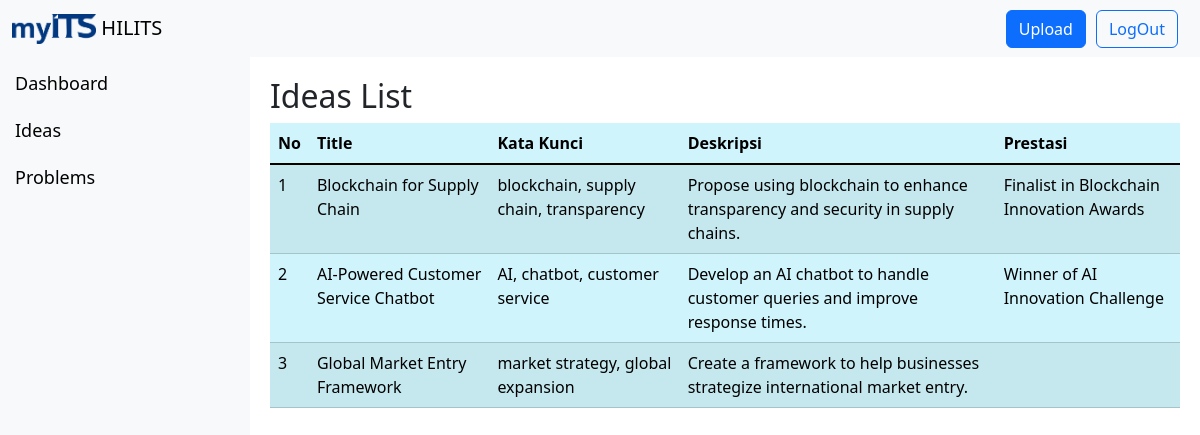
Page /pages/ideas.php on the committed database.
### tables this page shows
CREATE TABLE `ideas` (
  `id` int(11) NOT NULL,
  `judul` varchar(50) NOT NULL,
  `deskripsi` varchar(250) NOT NULL,
  `kata_kunci` varchar(50) NOT NULL,
  `prestasi` varchar(50) DEFAULT NULL,
  `kontak` varchar(50) NOT NULL,
  `review` varchar(250) DEFAULT NULL,
  `berkas` varchar(50) DEFAULT NULL,
  `user_id` int(11) NOT NULL
);

### pages/ideas.php (the view, shortened to what this page needs)
<?php
include 'database/db.php';
$query = "SELECT id, judul, kata_kunci, deskripsi, prestasi FROM ideas";
$stmt = $conn->prepare($query);
$stmt->execute();
$result = $stmt->get_result();
?>
<!DOCTYPE html>
<html>
<head>
</head>
<body>
<?php include 'reusable/header.php'; ?>
<div class="content">
    <h2>Ideas List</h2>
    <table class="table table-info table-striped" >
        <thead>
            <tr>
                <th>No</th>
                <th>Title</th>
                <th>Kata Kunci</th>
                <th>Deskripsi</th>
                <th>Prestasi</th>
            </tr>
        </thead>
        <tbody class="table-group-divider">
            <?php
            $no = 1;
            while ($row = $result->fetch_assoc()) {
                echo "<tr onclick=\"window.location='index.php?page=ideas_detail&id=" . $row['id'] . "';\" style='cursor:pointer;'>";
                echo "<td>" . $no++ . "</td>";
                echo "<td>" . htmlspecialchars($row['judul']) . "</td>";
                echo "<td>" . htmlspecialchars($row['kata_kunci']) . "</td>";
                echo "<td>" . htmlspecialchars($row['deskripsi']) . "</td>";
                echo "<td>" . htmlspecialchars($row['prestasi']) . "</td>";
                echo "</tr>";
            }
            ?>
        </tbody>
    </table>
</div>
</body>
</html>

### reusable/header.php (style rules this page uses)
.content { margin-left: 250px; padding: 20px; }

### rows in the picture
ideas: judul "Blockchain for Supply Chain", kata_kunci "blockchain, supply chain, transparency", deskripsi "Propose using blockchain to enhance transparency and security in supply chains.", prestasi "Finalist in Blockchain Innovation Awards"
ideas: judul "AI-Powered Customer Service Chatbot", kata_kunci "AI, chatbot, customer service", deskripsi "Develop an AI chatbot to handle customer queries and improve response times.", prestasi "Winner of AI Innovation Challenge"
ideas: judul "Global Market Entry Framework", kata_kunci "market strategy, global expansion", deskripsi "Create a framework to help businesses strategize international market entry."
